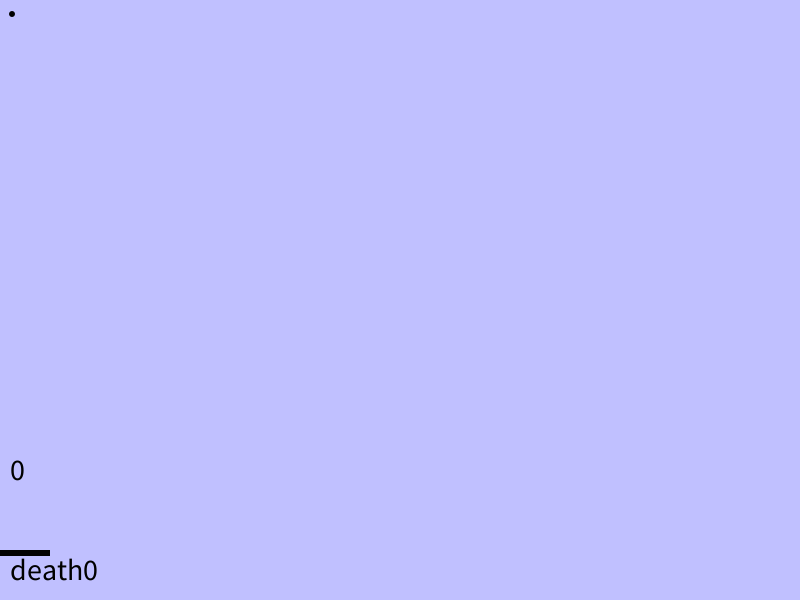
Frame 1 (no input)
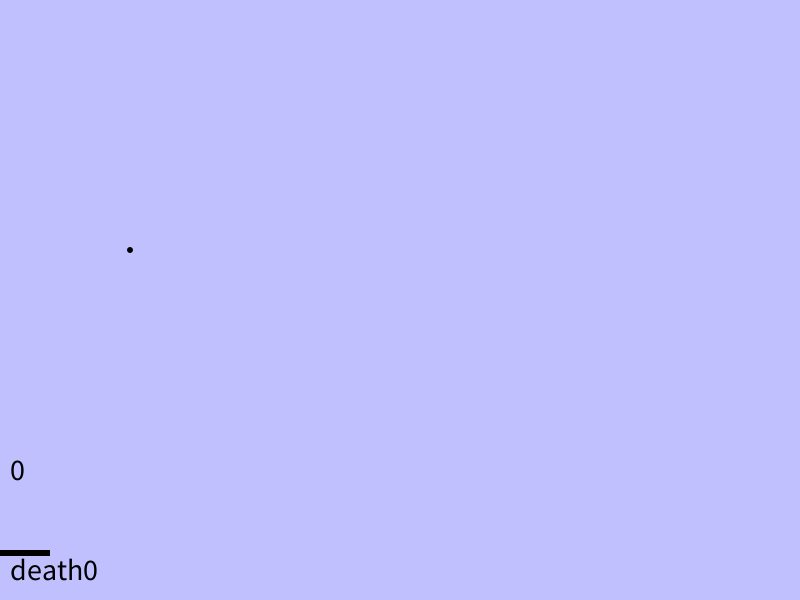
Frame 60 (the mouse pressed at the canvas centre just before this capture)
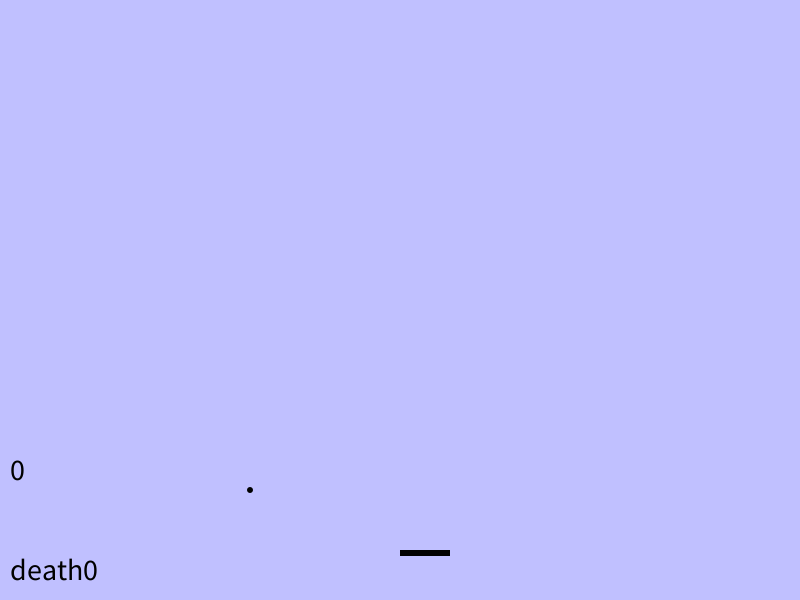
Frame 120 (the mouse held since frame 60 and released just before this capture)

The Processing sketch that drew these frames (run headless with seeded random() and noise(); from frame 60 on, the mouse is pressed at the canvas centre):

// Processing sketch: ping-pong-game
// ── ping-pong-game.pde
void setup(){
  size(800,600);
  fill(0);
  
}
float x=10;
float y=10;
float dx=2;//speed x
float dy=4;//speed y
int count=0;
float py=50;
int count_death=0;


void draw(){
  
  if(x>width){dx=-2;}
  else if(x<0){dx=2;}
  
  if(y>height){dy=-4;}
  else if(y<0){dy=4;}
  x=x+dx;
  y=y+dy;
  fill(0);
  
  noStroke();
  background(192,192,255);
  ellipse(x,y,6,6);
rect(mouseX,550,py,6);//pad
textSize(30);
text(count,10,480);
text("death"+count_death,10,580);


if(y>=550)
{if(x>=mouseX && x<=mouseX+50)
{dy=-4;count++;}
else{count=0;
x=0;
y=0;
dx=2;
dy=4;
count_death++;
fill(255,0,0);
textSize(200);
text("death",200,300);
background(0);
}
if(count==10){py=25;}
if(count==0){py=75;}
if(count==5){py=50;}

}}
